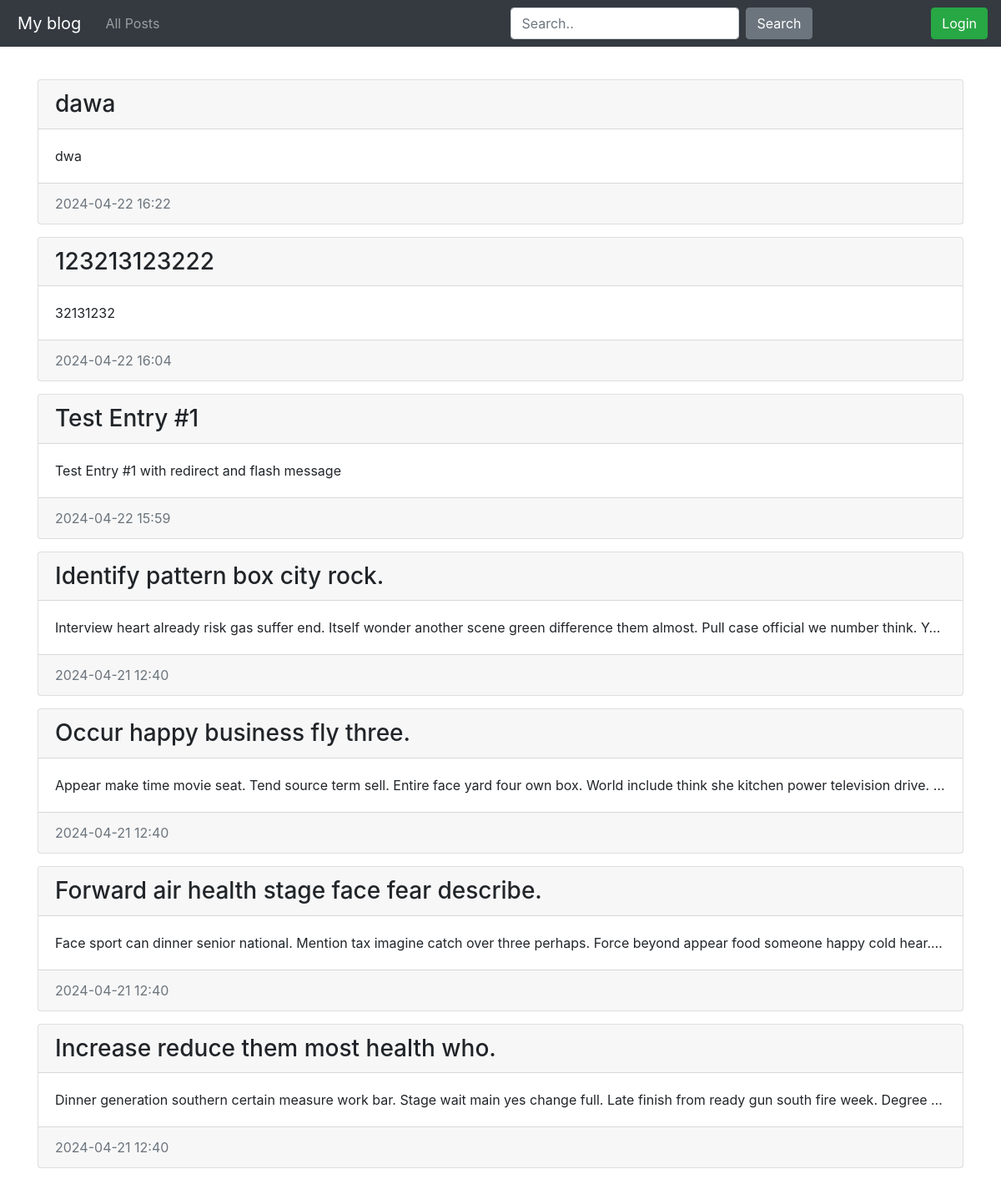
Before: /post_all (upper part) with the older database file.
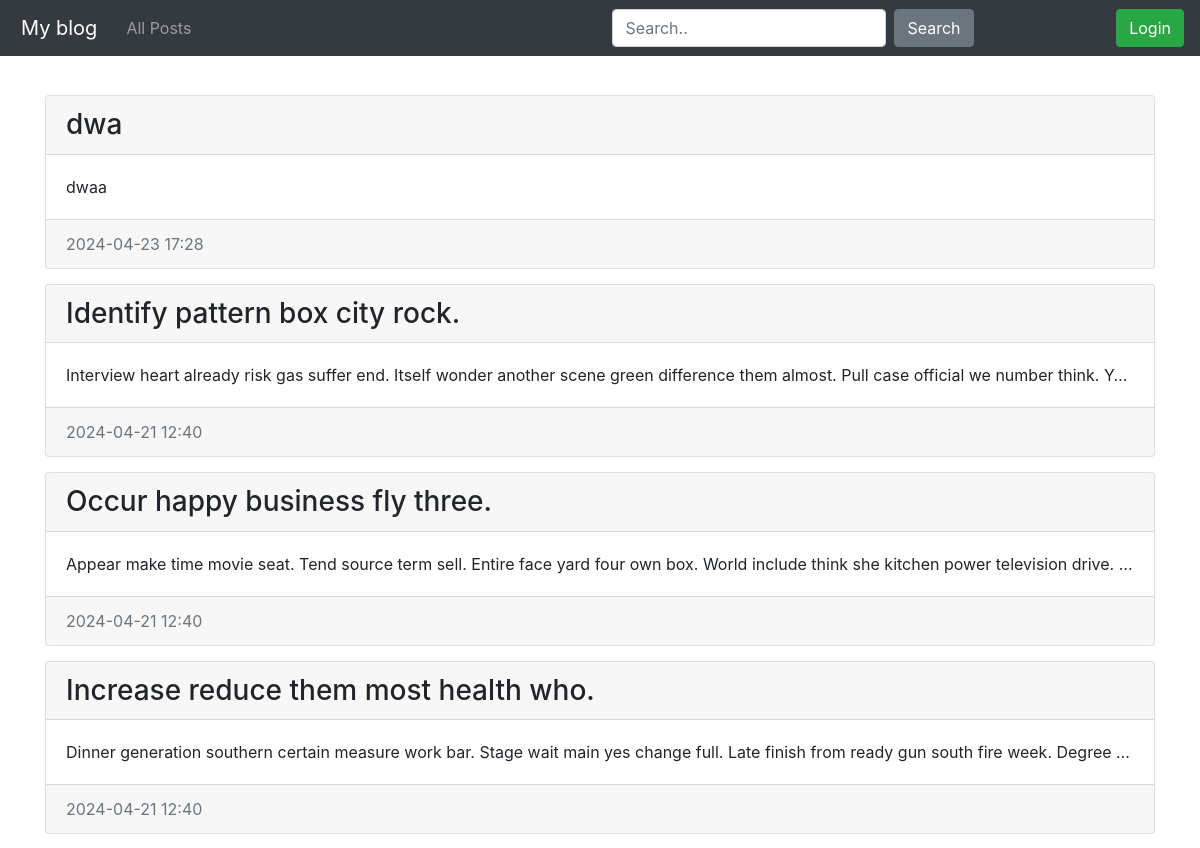
After: the same page with the newer database file.
### blog/models.py (models this page shows)
class Entry(db.Model):
    id = db.Column(db.Integer, primary_key=True)
    title = db.Column(db.String(80), nullable=False)
    body = db.Column(db.Text, nullable=False)
    pub_date = db.Column(db.DateTime, nullable=False,
                         default=datetime.datetime.utcnow)
    is_published = db.Column(db.Boolean, default=False)

### blog/routes.py (the view)
@app.route('/post_all')
def post_all():
    all_posts = Entry.query.filter_by(is_published=True).order_by(Entry.pub_date.desc())
    return render_template('homepage.html', all_posts=all_posts)

### blog/templates/homepage.html (shortened to what this page needs)
{% extends 'base.html' %}
{% block content %}
    {% for post in all_posts %}
        <div class="card">
            <h3 class="card-header">
                {{post.title}}
            </h3>
            <div class="card-body">
                <p class="card-text">
                    {{post.body}}
                </p>
            </div>
            <div class="card-footer text-muted">
                {{post.pub_date.strftime('%Y-%m-%d %H:%M')}}
            </div>
        </div>
    {% endfor %}
{% endblock content%}

### blog/templates/base.html (shortened to what this page needs)
<!doctype html>
<html lang="en">
<head>
 <link rel="stylesheet" href="https://stackpath.bootstrapcdn.com/bootstrap/4.5.0/css/bootstrap.min.css"
>
</head>
<body>
  <nav class="navbar navbar-expand-md navbar-dark bg-dark fixed-top">
    <a class="navbar-brand" href="{{ url_for('index') }}">My blog</a>
    <div class="collapse navbar-collapse" id="navbarsExampleDefault">
        <ul class="navbar-nav mr-auto">
            <li class="nav-item">
                <a class="nav-link" href="{{ url_for('post_all') }}">All Posts</a>
            </li>
        </ul>
    </div>
   <div class="collapse navbar-collapse" id="navbarsExampleDefault">
    <form class="form-inline my-2 my-lg-0">
        <input class="form-control mr-sm-2" type="text" placeholder="Search.." aria-label="Szukaj">
        <button class="btn btn-secondary my-2 my-sm-0" type="submit">Search</button>
    </form>
    <ul class="navbar-nav ml-auto">
        <li class="nav-item">
          {% if session.logged_in %}
            <form class="form-inline my-2 my-lg-0" action="{{ url_for('logout') }}" method="POST">
              <button class="btn btn-danger my-2 my-sm-0" type="submit">Log Out</button>
            </form>
          {% else %}
            <a class="btn btn-success my-2 my-lg-0 " href="{{ url_for('login') }}">Login</a>
          {% endif %}
        </li>
    </ul>
</div>
 </nav>
 <main role="main" class="container">
   {% block content %}
   {% endblock %}
 </main>
</html>

### blog/templates/homepage.html (style rules this page uses)
body { padding-top: 5rem; }
.card { margin-top: 15px; }
.card-text { overflow: hidden; text-overflow: ellipsis; white-space: nowrap; }
a { margin-left: 5px; }

Changed rows visible on the page:
removed Entry: title "123213123222", body "32131232", pub_date "2024-04-22 16:04"
no longer on this page (row edited): Entry: title "Test Entry #1", body "Test Entry #1 with redirect and flash message", pub_date "2024-04-22 15:59"
removed Entry: title "Forward air health stage face fear describe.", body "Face sport can dinner senior national. Mention tax imagine catch over three perhaps. Force beyond appear food someone happy cold hear.…", pub_date "2024-04-21 12:40"
changed Entry "dwa": title "dawa" → "dwa"; body "dwa" → "dwaa"; pub_date "2024-04-22 16:22" → "2024-04-23 17:28"
